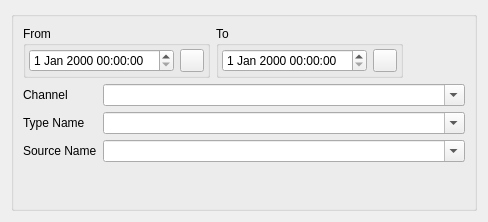
<?xml version="1.0" encoding="UTF-8"?>
<ui version="4.0">
 <class>LogSourcesSelector</class>
 <widget class="QWidget" name="LogSourcesSelector">
  <property name="geometry">
   <rect>
    <x>0</x>
    <y>0</y>
    <width>488</width>
    <height>222</height>
   </rect>
  </property>
  <property name="sizePolicy">
   <sizepolicy hsizetype="Expanding" vsizetype="Minimum">
    <horstretch>0</horstretch>
    <verstretch>0</verstretch>
   </sizepolicy>
  </property>
  <property name="minimumSize">
   <size>
    <width>406</width>
    <height>0</height>
   </size>
  </property>
  <property name="windowTitle">
   <string/>
  </property>
  <layout class="QVBoxLayout" name="verticalLayout_2">
   <item>
    <widget class="QGroupBox" name="groupBox">
     <property name="title">
      <string/>
     </property>
     <layout class="QVBoxLayout" name="verticalLayout">
      <item>
       <layout class="QHBoxLayout" name="horizontalLayout_3">
        <item>
         <widget class="QGroupBox" name="groupBox_2">
          <property name="title">
           <string>From</string>
          </property>
          <layout class="QHBoxLayout" name="horizontalLayout">
           <property name="leftMargin">
            <number>3</number>
           </property>
           <property name="topMargin">
            <number>3</number>
           </property>
           <property name="rightMargin">
            <number>3</number>
           </property>
           <property name="bottomMargin">
            <number>3</number>
           </property>
           <item>
            <widget class="QDateTimeEdit" name="m_from"/>
           </item>
           <item>
            <widget class="QToolButton" name="m_fromLaunchButton">
             <property name="toolTip">
              <string>From Launching of Application</string>
             </property>
             <property name="text">
              <string/>
             </property>
             <property name="icon">
              <iconset resource="resources.qrc">
               <normaloff>:/img/launch_16x16.png</normaloff>:/img/launch_16x16.png</iconset>
             </property>
            </widget>
           </item>
          </layout>
         </widget>
        </item>
        <item>
         <widget class="QGroupBox" name="groupBox_3">
          <property name="title">
           <string>To</string>
          </property>
          <layout class="QHBoxLayout" name="horizontalLayout_2">
           <property name="leftMargin">
            <number>3</number>
           </property>
           <property name="topMargin">
            <number>3</number>
           </property>
           <property name="rightMargin">
            <number>3</number>
           </property>
           <property name="bottomMargin">
            <number>3</number>
           </property>
           <item>
            <widget class="QDateTimeEdit" name="m_to"/>
           </item>
           <item>
            <widget class="QToolButton" name="m_toCurrentTimeButton">
             <property name="toolTip">
              <string>To Current Time</string>
             </property>
             <property name="text">
              <string/>
             </property>
             <property name="icon">
              <iconset resource="resources.qrc">
               <normaloff>:/img/chronometer_16x16.png</normaloff>:/img/chronometer_16x16.png</iconset>
             </property>
            </widget>
           </item>
          </layout>
         </widget>
        </item>
        <item>
         <spacer name="horizontalSpacer">
          <property name="orientation">
           <enum>Qt::Horizontal</enum>
          </property>
          <property name="sizeHint" stdset="0">
           <size>
            <width>40</width>
            <height>20</height>
           </size>
          </property>
         </spacer>
        </item>
       </layout>
      </item>
      <item>
       <layout class="QGridLayout" name="gridLayout">
        <item row="0" column="0">
         <widget class="QLabel" name="label">
          <property name="sizePolicy">
           <sizepolicy hsizetype="Fixed" vsizetype="Preferred">
            <horstretch>0</horstretch>
            <verstretch>0</verstretch>
           </sizepolicy>
          </property>
          <property name="text">
           <string>Channel</string>
          </property>
         </widget>
        </item>
        <item row="0" column="1">
         <widget class="QComboBox" name="m_channel">
          <property name="editable">
           <bool>true</bool>
          </property>
          <property name="insertPolicy">
           <enum>QComboBox::InsertAlphabetically</enum>
          </property>
         </widget>
        </item>
        <item row="1" column="0">
         <widget class="QLabel" name="label_2">
          <property name="sizePolicy">
           <sizepolicy hsizetype="Fixed" vsizetype="Preferred">
            <horstretch>0</horstretch>
            <verstretch>0</verstretch>
           </sizepolicy>
          </property>
          <property name="text">
           <string>Type Name</string>
          </property>
         </widget>
        </item>
        <item row="1" column="1">
         <widget class="QComboBox" name="m_type">
          <property name="editable">
           <bool>true</bool>
          </property>
          <property name="insertPolicy">
           <enum>QComboBox::InsertAlphabetically</enum>
          </property>
         </widget>
        </item>
        <item row="2" column="0">
         <widget class="QLabel" name="label_3">
          <property name="sizePolicy">
           <sizepolicy hsizetype="Fixed" vsizetype="Preferred">
            <horstretch>0</horstretch>
            <verstretch>0</verstretch>
           </sizepolicy>
          </property>
          <property name="text">
           <string>Source Name</string>
          </property>
         </widget>
        </item>
        <item row="2" column="1">
         <widget class="QComboBox" name="m_name">
          <property name="editable">
           <bool>true</bool>
          </property>
          <property name="insertPolicy">
           <enum>QComboBox::InsertAlphabetically</enum>
          </property>
         </widget>
        </item>
       </layout>
      </item>
      <item>
       <widget class="Globe::SelectQueryNavigation" name="m_navigation" native="true"/>
      </item>
     </layout>
    </widget>
   </item>
  </layout>
 </widget>
 <customwidgets>
  <customwidget>
   <class>Globe::SelectQueryNavigation</class>
   <extends>QWidget</extends>
   <header>select_query_navigation.hpp</header>
   <container>1</container>
  </customwidget>
 </customwidgets>
 <resources>
  <include location="resources.qrc"/>
  <include location="resources.qrc"/>
  <include location="resources.qrc"/>
 </resources>
 <connections/>
</ui>
